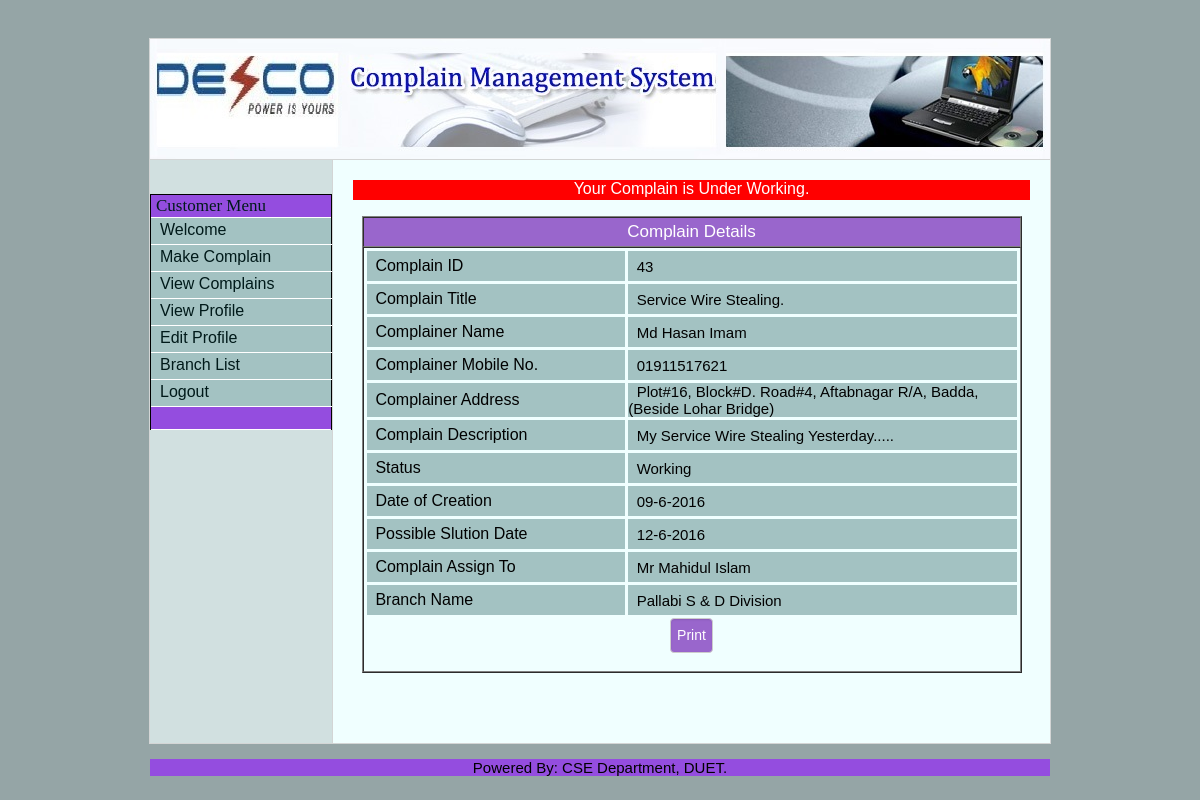
The app's page /custCompDetails.php?compid=43 (signed in) with its own data.
### tables this page shows
CREATE TABLE IF NOT EXISTS `tbl_complain` (
  `comp_id` int(15) NOT NULL AUTO_INCREMENT,
  `cust_id` int(10) NOT NULL,
  `comp_type` varchar(40) NOT NULL,
  `comp_title` varchar(200) NOT NULL,
  `comp_desc` varchar(500) NOT NULL,
  `comp_zone` varchar(100) NOT NULL,
  `comp_status` varchar(20) NOT NULL,
  `eng_id` int(10) NOT NULL,
  `create_date` varchar(30) NOT NULL,
  `close_date` varchar(30) NOT NULL,
  PRIMARY KEY (`comp_id`)
);

CREATE TABLE IF NOT EXISTS `tbl_customer` (
  `cust_id` int(10) NOT NULL AUTO_INCREMENT,
  `cust_name` varchar(30) NOT NULL,
  `user_name` varchar(10) NOT NULL,
  `password` int(10) NOT NULL,
  `address` varchar(100) NOT NULL,
  `mobile` int(15) NOT NULL,
  `email` varchar(30) NOT NULL,
  `conn_type` varchar(30) NOT NULL,
  `meter_id` int(20) NOT NULL,
  `branch_name` varchar(30) NOT NULL,
  PRIMARY KEY (`cust_id`)
);

CREATE TABLE IF NOT EXISTS `tbl_engineer` (
  `eng_id` int(10) NOT NULL,
  `eng_name` varchar(30) NOT NULL,
  `designation` varchar(50) NOT NULL,
  `user_name` varchar(30) NOT NULL,
  `password` varchar(40) NOT NULL,
  `address` varchar(200) NOT NULL,
  `mobile` int(20) NOT NULL,
  `email` varchar(30) NOT NULL,
  `join_date` varchar(30) NOT NULL,
  `branch_name` varchar(30) NOT NULL,
  PRIMARY KEY (`eng_id`)
);

CREATE TABLE IF NOT EXISTS `tbl_branch` (
  `id` int(10) NOT NULL AUTO_INCREMENT,
  `branch_code` varchar(5) NOT NULL,
  `branch_name` varchar(100) NOT NULL,
  `address` varchar(500) NOT NULL,
  PRIMARY KEY (`id`)
);

### library/compInfoRetrieve.php (called while the page is built, shortened)
<?php
		$result ="SELECT * FROM tbl_complain where comp_id='$compid'";
		$tt=mysql_query($result);
		while($row = mysql_fetch_array($tt))
        {
			$custid=$row['cust_id'];
			$engid=$row['eng_id'];
			$title=$row['comp_title'];
			$desc=$row['comp_desc'];
			$status=$row['comp_status'];
			$createdate=$row['create_date'];
			$closedate=$row['close_date'];
		}
		$result ="SELECT * FROM tbl_customer where cust_id='$custid'";
		$tt=mysql_query($result);
		while($row = mysql_fetch_array($tt))
        {
			$custname=$row['cust_name'];
			$custmobile=$row['mobile'];
			$custaddress=$row['address'];
			$branch=$row['branch_name'];
			}
			if($engid=="0")
			{$engname="Not Assigned Till Now";}
			else
			{
			$result ="SELECT * FROM tbl_engineer where eng_id='$engid'";
			$tt=mysql_query($result);
			while($row = mysql_fetch_array($tt))
			{
			$engname=$row['eng_name'];
			}
			}
		$result ="SELECT * FROM tbl_branch where branch_code='$branch'";
		$tt=mysql_query($result);
		while($row = mysql_fetch_array($tt))
        {
			$bname=$row['branch_name'];
		}
        ?>

### custCompDetails.php (the view, shortened to what this page needs)
<?php
$compid=$_REQUEST['compid'];
include("library/compInfoRetrieve.php");
?>
<html>
<head>
<?php include("include/header.php"); ?>
</head>
<body>
<br/><br/>
<table width="900" border="0" align="center" cellpadding="0" cellspacing="1" class="graybox" style="background-color:#dddd;">
  <tr>
      <td colspan="2"><img src="images/complains.jpg" width="900" height="120"></td>
  </tr>
  <tr>
    <td width="20%" valign="top" class="navArea" style="background-color:#d1e0e0"><p>&nbsp;</p>
		<?php include("include/menuCust.php"); ?>
	</td>
    <td width="720" valign="top" class="contentArea" style="background-color:#F0FFFF">
		<table width="100%" border="0" cellspacing="0" cellpadding="20">
			<tr>
				<td>
			<?php if($status=="Working"){?>
      <p><center style="color:white; height:20px; font-size:16px; color:white;BACKGROUND-COLOR:red;"><marquee>Your Complain is Under Working.</marquee></center></p>
	<?php } ?>
				<form action="" method="post"  name="frmListUser" id="frmListUser" style="BACKGROUND-COLOR:#F0FFFF;">
				  <div id="yes">
  <table width="660" border="1" align="center" cellpadding="0" cellspacing="0" bgcolor="#336699" class="entryTable">
    <tr>
  <td colspan="2" style="font-size:17px; height:30px;BACKGROUND-COLOR:#9966CC;color:white;"><center>Complain Details </center></td>
  </tr>
      <td class="contentArea" style="BACKGROUND-COLOR:#F0FFFF;"><div class="errorMessage" align="center"></div>
          <table width="100%" border="0" cellpadding="0" cellspacing="3" class="text">
     <tr class="entryTable">
             <td  width="40%"style="font-size:16px; height:30px;background-color:#a3c2c2;color:black">&nbsp;&nbsp;Complain ID</td>
             <td  style="font-size:15px; height:30px;width:500px;text-align:left;background-color:#a3c2c2; color:black;";>&nbsp;&nbsp;<?php echo $compid;?></td>
            </tr>
			<tr class="entryTable">
             <td  style="font-size:16px; height:30px;text-align:left;background-color:#a3c2c2;color:black">&nbsp;&nbsp;Complain Title</td>
             <td  style="font-size:15px; height:30px;width:500px;text-align:left;background-color:#a3c2c2;color:black";>&nbsp;&nbsp;<?php echo $title;?></td>
            </tr>
			   <tr class="entryTable">
             <td  style="font-size:16px; height:30px;text-align:left;background-color:#a3c2c2; color:black;">&nbsp;&nbsp;Complainer Name</td>
             <td  style="font-size:15px; height:30px;width:500px;text-align:left;background-color:#a3c2c2; color:black;";>&nbsp;&nbsp;<?php echo $custname;?></td>
            </tr>
			<tr class="entryTable">
             <td  style="font-size:16px; height:30px;text-align:left;background-color:#a3c2c2;color:black">&nbsp;&nbsp;Complainer Mobile No.</td>
             <td  style="font-size:15px; height:30px;width:500px;text-align:left;background-color:#a3c2c2;color:black";>&nbsp;&nbsp;<?php echo '0'.$custmobile;?></td>
            </tr>
            <tr class="entryTable">
                <td  style="font-size:16px; height:30px;text-align:left;background-color:#a3c2c2; color:black;">&nbsp;&nbsp;Complainer Address</td>
             	<td width="200" style="font-size:15px; height:30px;background-color:#a3c2c2; color:black;";>&nbsp;&nbsp;<?php echo $custaddress;?></td>
			</tr>
			  <tr class="entryTable">
                <td  style="font-size:16px; height:30px;text-align:left;background-color:#a3c2c2;color:black">&nbsp;&nbsp;Complain Description</td>
               <td width="200" style="font-size:15px; height:30px;background-color:#a3c2c2;color:black";>&nbsp;&nbsp;<?php echo $desc;?></td>
            </tr>
				   <tr class="entryTable">
             <td  style="font-size:16px; height:30px;text-align:left;background-color:#a3c2c2; color:black;">&nbsp;&nbsp;Status</td>
             <td  style="font-size:15px; height:30px;width:500px;text-align:left;background-color:#a3c2c2; color:black;";>&nbsp;&nbsp;<?php if($status=="Open"){echo "Pending";}else{echo $status;} ?></td>
            </tr>
			<tr class="entryTable">
             <td  style="font-size:16px; height:30px;text-align:left;background-color:#a3c2c2;color:black">&nbsp;&nbsp;Date of Creation</td>
             <td  style="font-size:15px; height:30px;width:500px;text-align:left;background-color:#a3c2c2;color:black";>&nbsp;&nbsp;<?php echo $createdate;?></td>
            </tr>
			<?php if($status=="Open" || $status=="Working"){?>
		<tr class="entryTable">
             <td  style="font-size:16px; height:30px;text-align:left;background-color:#a3c2c2; color:black;">&nbsp;&nbsp;Possible Slution Date</td>
             <td  style="font-size:15px; height:30px;width:500px;text-align:left;background-color:#a3c2c2; color:black;";>&nbsp;&nbsp;<?php echo $closedate;?></td>
            </tr>
			<?php }?>
			<?php if($status=="Open" || $status=="Working"){?>
					<tr class="entryTable">
             <td  style="font-size:16px; height:30px;text-align:left;background-color:#a3c2c2;color:black">&nbsp;&nbsp;Complain Assign To</td>
             <td  style="font-size:15px; height:30px;width:500px;text-align:left;background-color:#a3c2c2;color:black";>&nbsp;&nbsp;<?php echo $engname;?></td>
            </tr>
			<?php }?>
		<tr class="entryTable">
             <td  style="font-size:16px; height:30px;text-align:left;background-color:#a3c2c2;color:black">&nbsp;&nbsp;Branch Name</td>
             <td  style="font-size:15px; height:30px;width:500px;text-align:left;background-color:#a3c2c2; color:black;";>&nbsp;&nbsp;<?php echo $bname;?></td>
            </tr>
			     <tr>
 <td colspan="2" width="100%" style="BACKGROUND-COLOR:#F0FFFF;color:white;">
			<center><input type="button" style="BACKGROUND-COLOR:#9966CC;color:white;" value="Print" onclick="window.print()"></input></center>
			</td>
           </tr>
        </table></td>
    </tr>
  </table>
  <p>&nbsp;</p>
				</td>
			</tr>
		</table>
<?php include("include/footer.php"); ?>
</body>
</html>

### include/admin.css (style rules this page uses)
body { background-color:#CCCCCC; }
.entryTable { font-family: 'codropsicons'; src:url('../fonts/codropsicons/codropsicons.eot'); src:url('../fonts/codropsicons/codropsicons.eot?#iefix') format('embedded-opentype'), url('../fonts/codropsicons/codropsicons.woff') format('woff'), url('../fonts/codropsicons/codropsicons.ttf') format('truetype'), url('../fonts/codropsicons/codropsicons.svg#codropsicons') format('svg'); font-weight: normal; font-style: normal; font-size: 14px; background-color: #DDDDDD; }
body { font-family: 'codropsicons'; src:url('../fonts/codropsicons/codropsicons.eot'); src:url('../fonts/codropsicons/codropsicons.eot?#iefix') format('embedded-opentype'), url('../fonts/codropsicons/codropsicons.woff') format('woff'), url('../fonts/codropsicons/codropsicons.ttf') format('truetype'), url('../fonts/codropsicons/codropsicons.svg#codropsicons') format('svg'); font-weight: normal; font-style: normal; text-align: center; font-size: 14px; }
.text { font-family: 'codropsicons'; src:url('../fonts/codropsicons/codropsicons.eot'); src:url('../fonts/codropsicons/codropsicons.eot?#iefix') format('embedded-opentype'), url('../fonts/codropsicons/codropsicons.woff') format('woff'), url('../fonts/codropsicons/codropsicons.ttf') format('truetype'), url('../fonts/codropsicons/codropsicons.svg#codropsicons') format('svg'); font-weight: normal; font-style: normal; font-size: 14px; }
.navArea { background-color:#ECECEC; }
.contentArea { background-color: #FFFFFF; }
.graybox { background-color: #666666; }

### include/main.css (style rules this page uses)
body { font-family: 'codropsicons'; src:url('../fonts/codropsicons/codropsicons.eot'); src:url('../fonts/codropsicons/codropsicons.eot?#iefix') format('embedded-opentype'), url('../fonts/codropsicons/codropsicons.woff') format('woff'), url('../fonts/codropsicons/codropsicons.ttf') format('truetype'), url('../fonts/codropsicons/codropsicons.svg#codropsicons') format('svg'); font-weight: normal; font-style: normal; font-size: 12px; }

### include/reg.css (style rules this page uses)
* { font-family:Verdana, sans-serif; }
body { background-color:#95A5A6; }
input, textarea { color: #373737; background: #fff; border: 1px solid #CCCCCC; color: #aaa; font-size: 14px; line-height: 2.2em; margin-bottom:15px; -moz-border-radius:4px; -webkit-border-radius:4px; border-radius:4px; box-shadow: 0 1px 2px rgba(0, 0, 0, 0.1) inset, 0 1px 0 rgba(255, 255, 255, 0.2); }

### records on screen
tbl_complain: comp_title "Service Wire Stealing.", comp_desc "My Service Wire Stealing Yesterday.....", comp_status "Working", create_date "09-6-2016", close_date "12-6-2016"
tbl_customer: cust_name "Md Hasan Imam", mobile "1911517621", address "Plot#16, Block#D. Road#4, Aftabnagar R/A, Badda, (Beside Lohar Bridge)"
tbl_engineer: eng_name "Mr Mahidul Islam"
tbl_branch: branch_name "Pallabi S & D Division"

### other values on screen
$compid "43"
